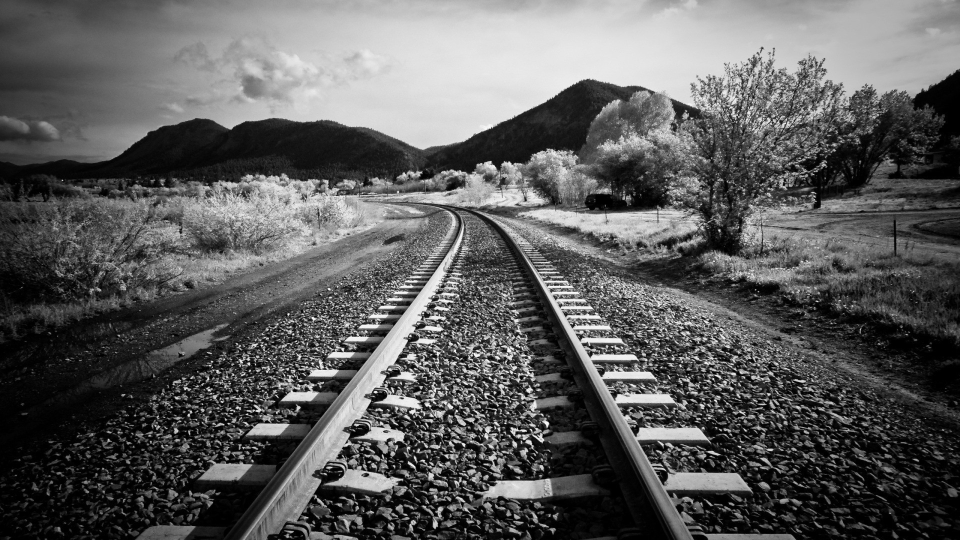
%> input picture Mt/image.jpg, 1920 x 1080 px (shown at 1/2 size)
$ octave P3.m   (GNU Octave 9; MATLAB toolbox functions it lacks are replaced by stand-ins)
%> lines starting %> are read from the running program, lines starting %| are printed output that depends on the picture
img = imread('image.jpg');
%> img is the input picture: size 1080x1920x3 uint8; min 0, max 255, mean 91.9
T = [0.3,0.1,0;0.5,1.9,1;0,0,1];
T = T';
tform = maketform('affine',T);
imgout = imtransform(img,tform);
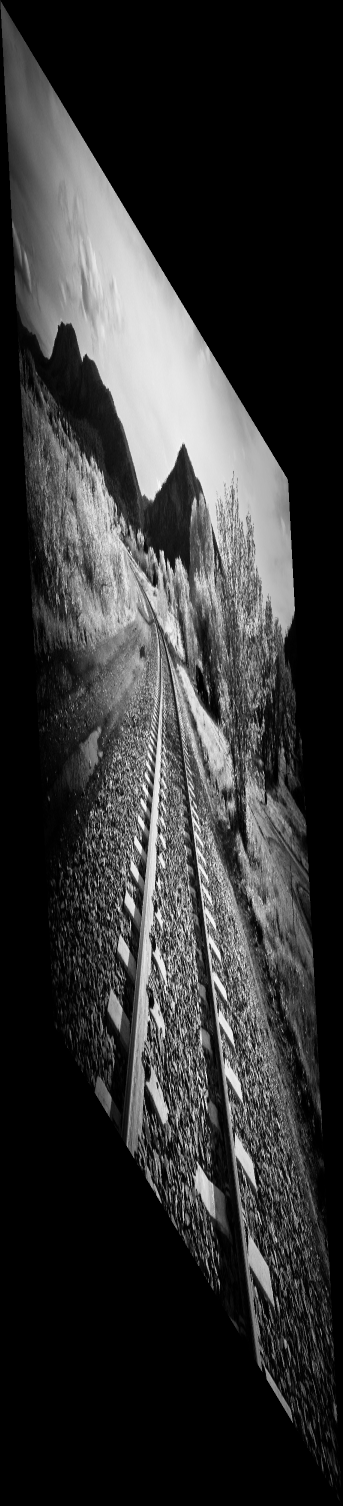
%> imgout: size 3011x685x3 uint8 (shown at 1/2 size); min 0, max 255, mean 51.3
figure
imshow(imgout);
imwrite(imgout,'P3.jpg');

%%The inverse version
T = T^(-1);
in_tform = maketform('affine',T);
in_imgout = imtransform(imgout,in_tform);
x_pos = (size(in_imgout,2)- size(img,2))/2;
%> x_pos = 580
y_pos = (size(in_imgout,1)- size(img,1))/2;
%> y_pos = 658
in_imgout = imcrop(in_imgout,[x_pos y_pos 1920 1080]);
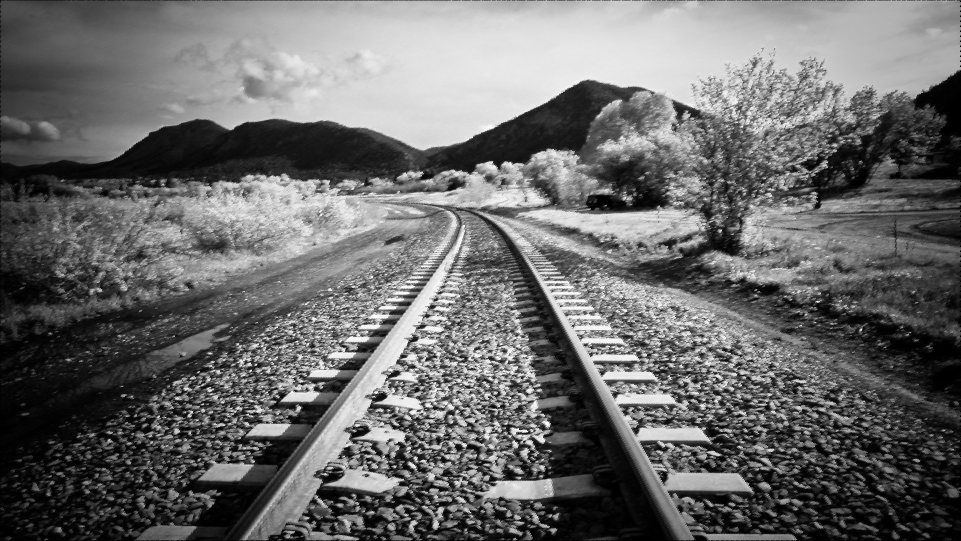
%> in_imgout: size 1081x1921x3 uint8 (shown at 1/2 size); min 0, max 255, mean 106.5

figure
imshow(in_imgout);
imwrite(in_imgout,'P3_inverse.jpg');
